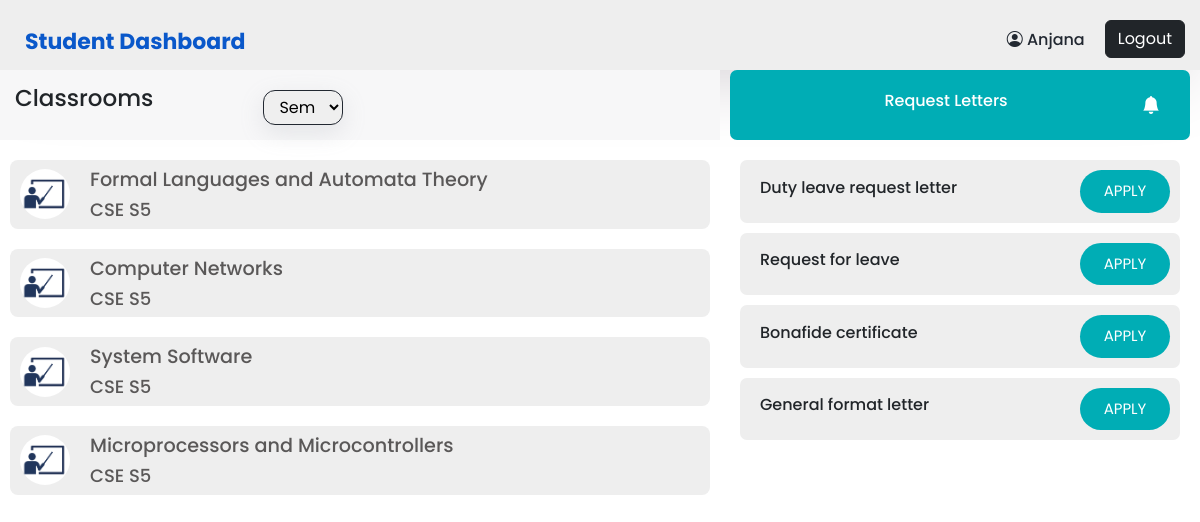
The page /student_index.php (signed in) on the database its author committed.
### tables this page shows
CREATE TABLE `classroom_courses` (
  `courses_id` int(11) NOT NULL,
  `courses_name` varchar(255) NOT NULL,
  `courses_dept` varchar(255) NOT NULL,
  `course_sem` varchar(6) NOT NULL,
  `courses_faculty` varchar(255) NOT NULL
);

### student_index.php (the view, shortened to what this page needs)
<?php
include('./include/connect.php');
if (!isset($_POST['sem_select'])) {
    $select_query_student = "SELECT * from user_students";
    $result_student = mysqli_query($con, $select_query_student);
    $fetchStudents = mysqli_fetch_assoc($result_student);
    $currentSem = $fetchStudents['student_sem'];
    $select_query = "SELECT * from classroom_courses where course_sem='$currentSem'";
    $result = mysqli_query($con, $select_query);
    $rows_count = mysqli_num_rows($result);
}
?>
<!DOCTYPE html>
<html lang="en">
<head>
    <link rel="stylesheet" href="./style/index.css">
    <link rel="stylesheet" href="https://cdn.jsdelivr.net/npm/bootstrap-icons@1.9.1/font/bootstrap-icons.css">
    <link rel="stylesheet" href="https://cdn.jsdelivr.net/npm/bootstrap@5.2.2/dist/css/bootstrap.min.css">
</head>
<body>
    <nav>
        <a href="student_index.php" class="dashboard-title"> Student Dashboard</a>
        <div class="admin_name">
            <h5 class="name"> <i class="bi bi-person-circle"></i> <?php echo $_SESSION['user_name']; ?> </h5>
            <p> <a href="logout.php" class="btn btn-dark logout_btn">Logout</a></p>
        </div>
    </nav>
    <div class="containerDiv ">
        <div class="left">
            <div class="subnav">
                <div class="headingDiv">
                    <h1 class="heading">Classrooms</h1>
                </div>
                <div class="dropdown col-lg-4">
                    <form action="#" method="post">
                        <select name="sem_select" id="semester" onchange="this.form.submit()">
                            <option value="" selected>Sem</option>
                        </select>
                    </form>
                </div>
            </div>
            <?php
            if ($rows_count < 1) { ?>
                <div class="notAvail">
                    <h1>
                        Currently not available for you.
                    </h1>
                </div>
                <?php
            } else {
                while ($fetchData = mysqli_fetch_assoc($result)) : ?>
                    <a href='student_classroom.php?id=<?php echo $fetchData['courses_id']; ?>' class="subSelect">
                        <div class="subjects">
                            <div class="subIconDiv">
                                <img src="assets/class.png" class="subjectIcon">
                            </div>
                            <div class="subNameDiv">
                                <h3><?php echo $fetchData['courses_name']; ?></h3>
                                <h4><?php echo $fetchData['courses_dept'] . " " . $fetchData['course_sem']; ?></h4>
                            </div>
                        </div>
                    </a>
            <?php
                endwhile;
            }
            ?>
        </div>
        <div class="right">
            <div class="docSecTitleDiv">
                <h2 class="docSecTitle">Request Letters</h2>
                <i class="bi bi-bell-fill bellIcon"></i>
            </div>
            <div class="reqDoc">
                <h3>Duty leave request letter</h3>
                <button class="applyBtn"> <a href="./form_action/duty_leave_form.php">APPLY</a></button>
            </div>
            <div class="reqDoc">
                <h3>Request for leave</h3>
                <button class="applyBtn"> <a href="./form_action/leave_letter_form.php">APPLY</a> </button>
            </div>
            <div class="reqDoc">
                <h3>Bonafide certificate</h3>
                <button class="applyBtn"> <a href="./form_action/bonafide_form.php">APPLY</a></button>
            </div>
            <div class="reqDoc">
                <h3>General format letter</h3>
                <button class="applyBtn"> <a href="./form_action/general_form.php">APPLY</a></button>
            </div>
        </div>
    </div>
</body>
</html>

### style/index.css (style rules this page uses)
* { padding: 0; margin: 0; text-decoration: none; list-style: none; box-sizing: border-box; font-family: "Poppins", sans-serif; }
body { display: flex; justify-content: center; flex-direction: column; }
form { display: flex; flex-direction: column; justify-content: center; align-items: center; }
nav { background-color: #eeeeee; display: flex; width: 100%; height: 70px; color: #222831; justify-content: space-between; box-shadow: 0px 7px 80px -18px rgba(163, 155, 163, 1); }
.dashboard-title { text-decoration: none; padding: 25px; font-size: 22px; font-weight: 620; color: black; }
.admin_name { display: flex; margin-right: 15px; }
.name { font-size: 16px; padding-top: 30px; }
.logout_btn { background-color: var(--nav-text-color); color: var(--btn-text-color); font-weight: bolder; margin-left: 20px; margin-top: 20px; margin-bottom: 0px; border-radius: 25px; }
.containerDiv { display: flex; flex-direction: row; flex-wrap: wrap; }
.left { display: flex; flex-direction: column; width: 60%; }
.subnav { display: flex; background-color: #f7f7f8; height: 70px; margin-bottom: 10px; }
.headingDiv { margin-left: 15px; margin-top: 15px; }
.heading { font-size: 23px; }
.dropdown { margin-left: 30px; text-align: center; display: flex; justify-content: center; }
.dropdown select { margin-top: 15px; margin-bottom: 10px; padding: 2px; width: 80px; height: 35px; text-align: center; border-radius: 12px; border-color: #222831; box-shadow: rgba(149, 157, 165, 0.2) 0px 8px 24px; }
.subjects { display: flex; flex-direction: row; align-items: center; width: auto; margin: 10px; background-color: #eeeeee; border-radius: 8px; cursor: pointer; }
.right { display: flex; flex-direction: column; width: 40%; }
.docSecTitle { font-size: 22px; }
.subIconDiv { margin-left: 10px; border-radius: 50%; background-color: white; }
.subjectIcon { object-fit: cover; width: 50px; height: 50px; }
.subNameDiv { margin-left: 20px; }
.subNameDiv h3 { font-size: larger; margin-top: 8px; }
.subNameDiv h4 { font-size: large; }
.docSecTitleDiv { display: flex; align-items: center; height: 70px; background-color: #00adb5; color: white; padding: 20px; text-align: center; margin-left: 10px; margin-right: 10px; border-radius: 7px; margin-bottom: 15px; }
.docSecTitle { width: 100%; font-size: medium; }
.bellIcon { color: white; cursor: pointer; margin-right: 10px; font-size: 18px; }
.reqDoc { display: flex; flex-direction: row; justify-content: space-between; align-items: center; height: 40px; height: auto; background-color: #eeeeee; margin: 20px; margin-top: 5px; margin-bottom: 5px; border-radius: 7px; }
.reqDoc h3 { font-size: medium; text-align: center; margin-left: 20px; }
.reqDoc a { text-decoration: none; color: white; }
.applyBtn { width: 90px; height: auto; margin-right: 20px; border: none; margin: 10px; border-radius: 30px; padding: 10px; background-color: #00adb5; color: white; font-size: 15px; }
.subSelect { text-decoration: none; color: rgb(90, 88, 88); }

### rows shown on the page
classroom_courses: courses_name "Formal Languages and Automata Theory", courses_dept "CSE", course_sem "S5"
classroom_courses: courses_name "Computer Networks", courses_dept "CSE", course_sem "S5"
classroom_courses: courses_name "System Software", courses_dept "CSE", course_sem "S5"
classroom_courses: courses_name "Microprocessors and Microcontrollers", courses_dept "CSE", course_sem "S5"

### other values the page prints
$_SESSION['user_name'] "Anjana"
